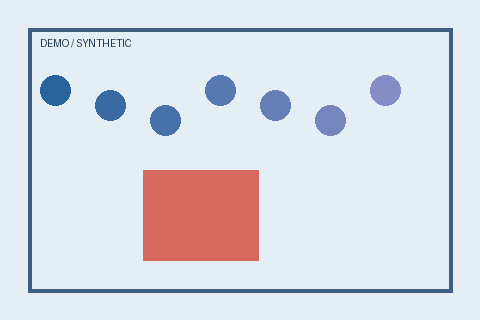
#> input picture examples/ornek_referans_opsiyonel.png, 480 x 320 px
$ python -i forensic_engine.py   (imports and definitions only)   (older library calls are emulated)
#> lines starting #> are read from the running program, lines starting #| are printed output that depends on the picture
"""DeepShield 4: explainable forensic SIGNALS on a single image.

No score/map in this module is calibrated proof of manipulation or AI authorship.
Raw forensic evidence is always kept separate from learned model outputs.
"""
from __future__ import annotations

from dataclasses import dataclass
from hashlib import sha256
from io import BytesIO
from typing import Any

import cv2
import numpy as np
from PIL import Image, ImageOps

MAX_SIDE = 1800
MAX_DECODE_PIXELS = 36_000_000
Image.MAX_IMAGE_PIXELS = MAX_DECODE_PIXELS


@dataclass
class ForensicResult:
    rgb: np.ndarray
    filename: str
    sha256: str
    metadata: dict[str, str]
    maps: dict[str, np.ndarray]
    available: dict[str, bool]
    explanations: dict[str, str]
    clone_pairs: list[dict[str, Any]]
    hypotheses: list[str]
    warnings: list[str]


# [30 lines left out: functions read_photo, get_metadata, not called in this run]


def gray(rgb: np.ndarray) -> np.ndarray:
    return cv2.cvtColor(rgb, cv2.COLOR_RGB2GRAY)


# [16 lines left out: functions robust_scale, ela_signal, not called in this run]


def residual_signal(rgb: np.ndarray) -> np.ndarray:
    """Relative spatial noise residual; normalized against local texture/edges."""
    g = gray(rgb).astype(np.float32)
    background = cv2.GaussianBlur(g, (5, 5), 1.15)
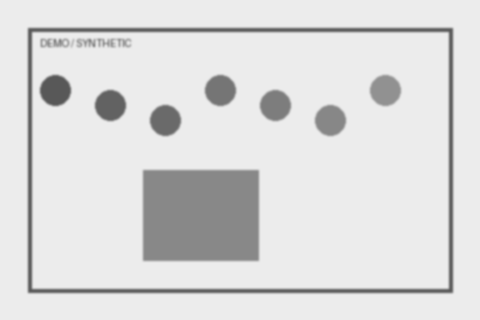
#> background: shape (320, 480) float32; min 88, max 236, mean 219.5
    noise = g - background
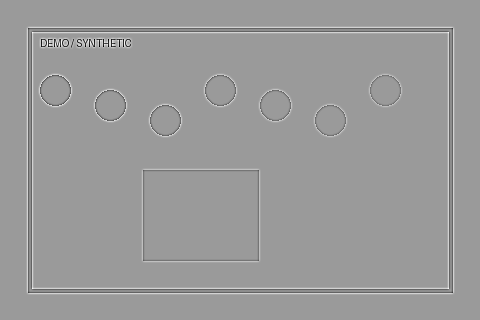
#> noise: shape (320, 480) float32; min -132.8, max 85.84, mean 0; drawn with min black and max white
    noise_energy = np.sqrt(cv2.GaussianBlur(noise * noise, (0, 0), 5) + 1e-6)
    grad_x = cv2.Sobel(background, cv2.CV_32F, 1, 0, ksize=3)
    grad_y = cv2.Sobel(background, cv2.CV_32F, 0, 1, ksize=3)
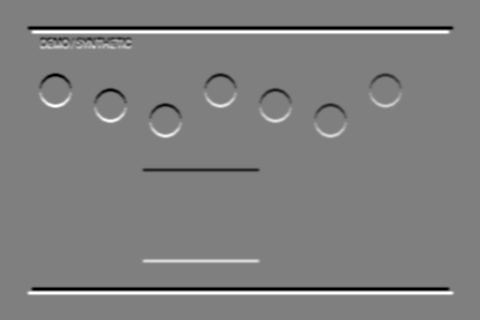
#> grad_y: shape (320, 480) float32; min -354.9, max 354.9, mean 0; drawn with min black and max white
    grad = cv2.GaussianBlur(cv2.magnitude(grad_x, grad_y), (0, 0), 5)
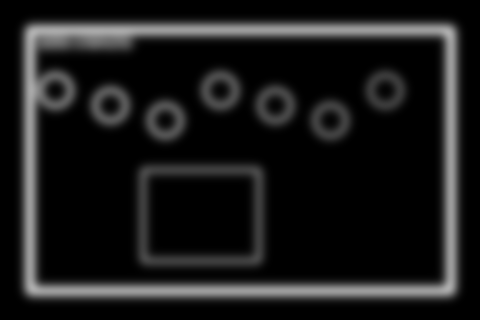
#> grad: shape (320, 480) float32; min 0, max 176.9, mean 26.6
    # Texture-normalized local noise; naturally flat regions can still be anomalous.
    normalized = noise_energy / (3 + 0.22 * grad)
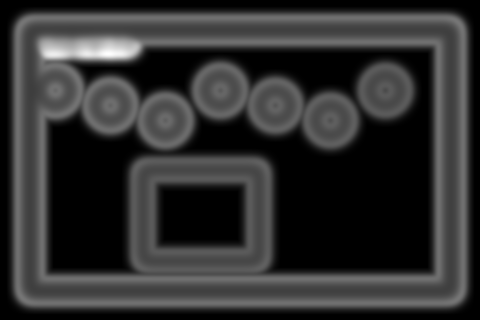
#> normalized: shape (320, 480) float32; min 0.000333, max 2.81, mean 0.535; drawn with min black and max white
    scale = max(13, min(g.shape) // 25)
#> scale = 13
    local = cv2.GaussianBlur(normalized, (0, 0), scale)
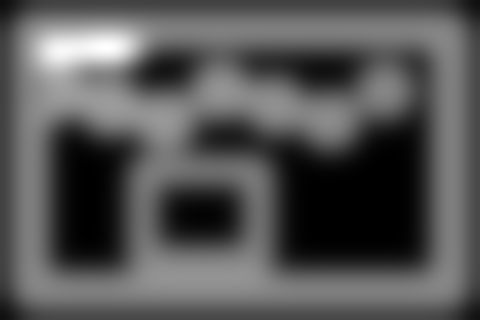
#> local: shape (320, 480) float32; min 0.000333, max 1.6, mean 0.538; drawn with min black and max white
    discrepancy = np.abs(normalized - local)
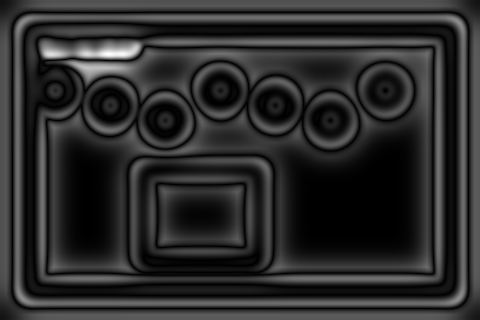
#> discrepancy: shape (320, 480) float32; min 1.75e-10, max 1.31, mean 0.227; drawn with min black and max white
    return discrepancy


# [197 lines left out: functions block_signal, _candidate_clone_matches, copy_move_signal, _hint_score, analyze_image, heatmap and 1 more, not called in this run]

>>> import cv2
>>> picture = cv2.cvtColor(cv2.imread('examples/ornek_referans_opsiyonel.png'), cv2.COLOR_BGR2RGB)
>>> result = residual_signal(picture)

$ run again, on examples/tek_gorsel_klonlama_ornegi.png
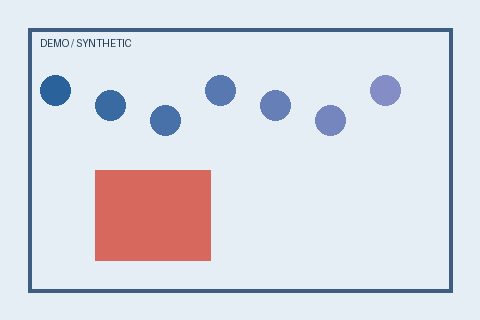
#> input picture examples/tek_gorsel_klonlama_ornegi.png, 480 x 320 px
#> in residual_signal, `local = cv2.GaussianBlur(normalized, (0, 0), scale)`:
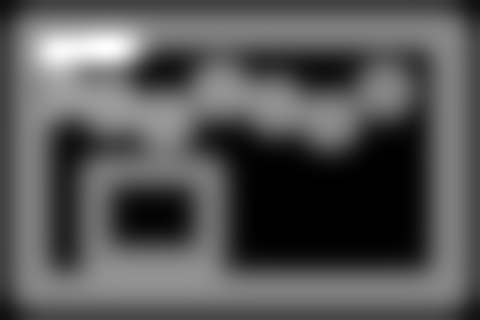
#> local: shape (320, 480) float32; min 0.000333, max 1.6, mean 0.538; drawn with min black and max white
#> in residual_signal, `discrepancy = np.abs(normalized - local)`:
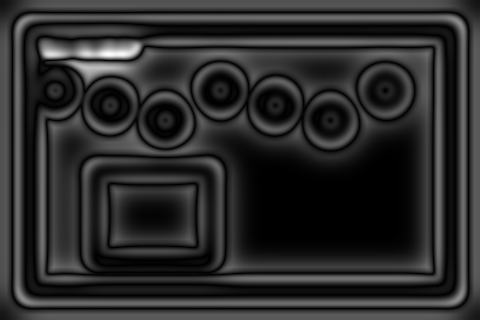
#> discrepancy: shape (320, 480) float32; min 1.75e-10, max 1.31, mean 0.227; drawn with min black and max white
